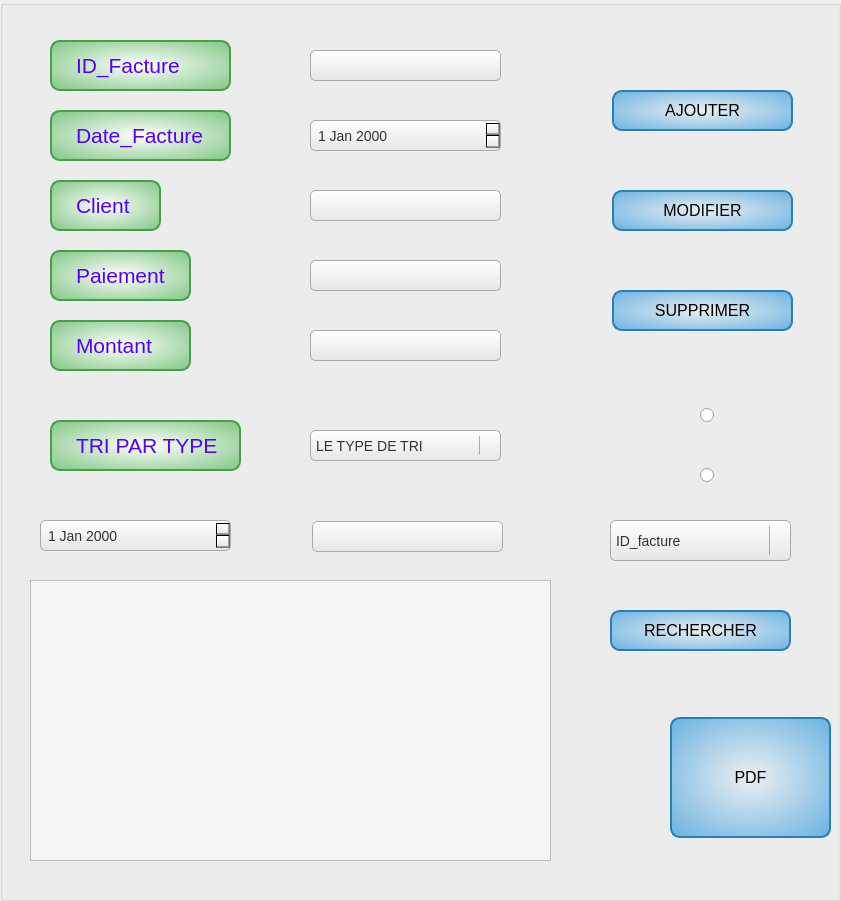
       <widget class="QGroupBox" name="groupBox_4">
        <property name="geometry">
         <rect>
          <x>50</x>
          <y>40</y>
          <width>841</width>
          <height>901</height>
         </rect>
        </property>
        <property name="title">
         <string/>
        </property>
        <widget class="QLabel" name="ID_2_facture">
         <property name="geometry">
          <rect>
           <x>50</x>
           <y>40</y>
           <width>181</width>
           <height>51</height>
          </rect>
         </property>
         <property name="styleSheet">
          <string notr="true">QLabel {
    background-color: qradialgradient(cx:0.5, cy:0.5, radius: 1, fx:0.5, fy:0.5, stop:0 white, stop:1 #4CAF50);
    border: 2px solid #45a049;
    color: #ffffff; /* White text color */
    padding: 10px 20px;
    border-radius: 10px;
    font-size: 16px;
}

QLabel:hover {
    background-color: qradialgradient(cx:0.5, cy:0.5, radius: 1, fx:0.5, fy:0.5, stop:0 white, stop:1 #45a049);
}</string>
         </property>
         <property name="text">
          <string>&lt;html&gt;&lt;head/&gt;&lt;body&gt;&lt;p&gt;&lt;span style=&quot; font-size:16pt; color:#5500ff;&quot;&gt;ID_Facture&lt;/span&gt;&lt;/p&gt;&lt;/body&gt;&lt;/html&gt;</string>
         </property>
        </widget>
        <widget class="QPushButton" name="buttonajout_facture">
         <property name="geometry">
          <rect>
           <x>612</x>
           <y>90</y>
           <width>181</width>
           <height>41</height>
          </rect>
         </property>
         <property name="styleSheet">
          <string notr="true">QPushButton {
    background-color: qradialgradient(cx:0.5, cy:0.5, radius: 1, fx:0.5, fy:0.5, stop:0 #ecf0f1, stop:1 #3498db);
    border: 2px solid #2980b9;
    color: #000000; /* Black text color */
    padding: 10px 20px;
    border-radius: 10px;
    font-size: 16px;
}

QPushButton:hover {
    background-color: qradialgradient(cx:0.5, cy:0.5, radius: 1, fx:0.5, fy:0.5, stop:0 #ecf0f1, stop:1 #2980b9);
}

QPushButton:pressed {
    background-color: qradialgradient(cx:0.5, cy:0.5, radius: 1, fx:0.5, fy:0.5, stop:0 #ecf0f1, stop:1 #21618c);
    border: 2px solid #1b4f72;
}</string>
         </property>
         <property name="text">
          <string>AJOUTER</string>
         </property>
         <property name="icon">
          <iconset>
           <normaloff>../../Users/amin2/Downloads/189689.png</normaloff>../../Users/amin2/Downloads/189689.png</iconset>
         </property>
         <property name="iconSize">
          <size>
           <width>26</width>
           <height>26</height>
          </size>
         </property>
        </widget>
        <widget class="QPushButton" name="button_sup_facture">
         <property name="geometry">
          <rect>
           <x>612</x>
           <y>290</y>
           <width>181</width>
           <height>41</height>
          </rect>
         </property>
         <property name="styleSheet">
          <string notr="true">QPushButton {
    background-color: qradialgradient(cx:0.5, cy:0.5, radius: 1, fx:0.5, fy:0.5, stop:0 #ecf0f1, stop:1 #3498db);
    border: 2px solid #2980b9;
    color: #000000; /* Black text color */
    padding: 10px 20px;
    border-radius: 10px;
    font-size: 16px;
}

QPushButton:hover {
    background-color: qradialgradient(cx:0.5, cy:0.5, radius: 1, fx:0.5, fy:0.5, stop:0 #ecf0f1, stop:1 #2980b9);
}

QPushButton:pressed {
    background-color: qradialgradient(cx:0.5, cy:0.5, radius: 1, fx:0.5, fy:0.5, stop:0 #ecf0f1, stop:1 #21618c);
    border: 2px solid #1b4f72;
}</string>
         </property>
         <property name="text">
          <string>SUPPRIMER</string>
         </property>
         <property name="icon">
          <iconset>
           <normaloff>../../Users/amin2/Downloads/6861362.png</normaloff>../../Users/amin2/Downloads/6861362.png</iconset>
         </property>
         <property name="iconSize">
          <size>
           <width>26</width>
           <height>26</height>
          </size>
         </property>
        </widget>
        <widget class="QDateEdit" name="dateEdit_facture">
         <property name="geometry">
          <rect>
           <x>310</x>
           <y>120</y>
           <width>191</width>
           <height>31</height>
          </rect>
         </property>
         <property name="styleSheet">
          <string notr="true">QDateEdit {
    background-color: qlineargradient(spread:pad, x1:0, y1:0, x2:0, y2:1, stop:0 rgba(255, 255, 255, 255), stop:1 rgba(230, 230, 230, 255));
    border: 1px solid #aaaaaa;
    border-radius: 5px;
    padding: 5px;
    font-size: 14px;
    color: #333333;
}

QDateEdit:focus {
    border-color: #3498db;
    box-shadow: 0 0 5px rgba(52, 152, 219, 0.7);
}

QDateEdit::drop-down {
    subcontrol-origin: padding;
    subcontrol-position: right;
    width: 20px;
    border-left: 1px solid #aaaaaa;
    border-radius: 0 5px 5px 0;
}

QDateEdit::down-arrow {
    image: url(path/to/your/down-arrow-icon.png);
}

QDateEdit::calendar-popup {
    background-color: #ffffff;
    border: 1px solid #aaaaaa;
    border-radius: 5px;
}

QDateEdit QCalendarWidget QToolButton {
    background-color: #ffffff;
    border: 1px solid #aaaaaa;
    border-radius: 5px;
    padding: 5px;
    font-size: 14px;
}

QDateEdit QCalendarWidget QToolButton:hover {
    background-color: #3498db;
    color: #ffffff;
}</string>
         </property>
        </widget>
        <widget class="QLineEdit" name="client_facture">
         <property name="geometry">
          <rect>
           <x>310</x>
           <y>190</y>
           <width>191</width>
           <height>31</height>
          </rect>
         </property>
         <property name="styleSheet">
          <string notr="true">QLineEdit {
    background-color: qlineargradient(spread:pad, x1:0, y1:0, x2:0, y2:1, stop:0 rgba(255, 255, 255, 255), stop:1 rgba(230, 230, 230, 255));
    border: 1px solid #aaaaaa;
    border-radius: 5px;
    padding: 5px;
    font-size: 14px;
    color: #333333;
}

QLineEdit:focus {
    border-color: #3498db;
    box-shadow: 0 0 5px rgba(52, 152, 219, 0.7);
}

QLineEdit::placeholder {
    color: #666666; /* Change the color of the placeholder text */
    font-style: italic; /* Make the placeholder text italic, if desired */
}</string>
         </property>
        </widget>
        <widget class="QPushButton" name="buttonajout_3_facture">
         <property name="geometry">
          <rect>
           <x>612</x>
           <y>190</y>
           <width>181</width>
           <height>41</height>
          </rect>
         </property>
         <property name="styleSheet">
          <string notr="true">QPushButton {
    background-color: qradialgradient(cx:0.5, cy:0.5, radius: 1, fx:0.5, fy:0.5, stop:0 #ecf0f1, stop:1 #3498db);
    border: 2px solid #2980b9;
    color: #000000; /* Black text color */
    padding: 10px 20px;
    border-radius: 10px;
    font-size: 16px;
}

QPushButton:hover {
    background-color: qradialgradient(cx:0.5, cy:0.5, radius: 1, fx:0.5, fy:0.5, stop:0 #ecf0f1, stop:1 #2980b9);
}

QPushButton:pressed {
    background-color: qradialgradient(cx:0.5, cy:0.5, radius: 1, fx:0.5, fy:0.5, stop:0 #ecf0f1, stop:1 #21618c);
    border: 2px solid #1b4f72;
}</string>
         </property>
         <property name="text">
          <string>MODIFIER</string>
         </property>
         <property name="icon">
          <iconset>
           <normaloff>../../Users/amin2/Downloads/84380.png</normaloff>../../Users/amin2/Downloads/84380.png</iconset>
         </property>
         <property name="iconSize">
          <size>
           <width>26</width>
           <height>26</height>
          </size>
         </property>
        </widget>
        <widget class="QLabel" name="label_montant_facture">
         <property name="geometry">
          <rect>
           <x>50</x>
           <y>320</y>
           <width>141</width>
           <height>51</height>
          </rect>
         </property>
         <property name="styleSheet">
          <string notr="true">QLabel {
    background-color: qradialgradient(cx:0.5, cy:0.5, radius: 1, fx:0.5, fy:0.5, stop:0 white, stop:1 #4CAF50);
    border: 2px solid #45a049;
    color: #ffffff; /* White text color */
    padding: 10px 20px;
    border-radius: 10px;
    font-size: 16px;
}

QLabel:hover {
    background-color: qradialgradient(cx:0.5, cy:0.5, radius: 1, fx:0.5, fy:0.5, stop:0 white, stop:1 #45a049);
}</string>
         </property>
         <property name="text">
          <string>&lt;html&gt;&lt;head/&gt;&lt;body&gt;&lt;p&gt;&lt;span style=&quot; font-size:16pt; color:#5500ff;&quot;&gt;Montant &lt;/span&gt;&lt;/p&gt;&lt;/body&gt;&lt;/html&gt;</string>
         </property>
        </widget>
        <widget class="QLabel" name="date_2_facture">
         <property name="geometry">
          <rect>
           <x>50</x>
           <y>110</y>
           <width>181</width>
           <height>51</height>
          </rect>
         </property>
         <property name="styleSheet">
          <string notr="true">QLabel {
    background-color: qradialgradient(cx:0.5, cy:0.5, radius: 1, fx:0.5, fy:0.5, stop:0 white, stop:1 #4CAF50);
    border: 2px solid #45a049;
    color: #ffffff; /* White text color */
    padding: 10px 20px;
    border-radius: 10px;
    font-size: 16px;
}

QLabel:hover {
    background-color: qradialgradient(cx:0.5, cy:0.5, radius: 1, fx:0.5, fy:0.5, stop:0 white, stop:1 #45a049);
}</string>
         </property>
         <property name="text">
          <string>&lt;html&gt;&lt;head/&gt;&lt;body&gt;&lt;p&gt;&lt;span style=&quot; font-size:16pt; color:#5500ff;&quot;&gt;Date_Facture&lt;/span&gt;&lt;/p&gt;&lt;/body&gt;&lt;/html&gt;</string>
         </property>
        </widget>
        <widget class="QLabel" name="client_2_facture">
         <property name="geometry">
          <rect>
           <x>50</x>
           <y>180</y>
           <width>111</width>
           <height>51</height>
          </rect>
         </property>
         <property name="styleSheet">
          <string notr="true">QLabel {
    background-color: qradialgradient(cx:0.5, cy:0.5, radius: 1, fx:0.5, fy:0.5, stop:0 white, stop:1 #4CAF50);
    border: 2px solid #45a049;
    color: #ffffff; /* White text color */
    padding: 10px 20px;
    border-radius: 10px;
    font-size: 16px;
}

QLabel:hover {
    background-color: qradialgradient(cx:0.5, cy:0.5, radius: 1, fx:0.5, fy:0.5, stop:0 white, stop:1 #45a049);
}</string>
         </property>
         <property name="text">
          <string>&lt;html&gt;&lt;head/&gt;&lt;body&gt;&lt;p&gt;&lt;span style=&quot; font-size:16pt; color:#5500ff;&quot;&gt;Client&lt;/span&gt;&lt;/p&gt;&lt;/body&gt;&lt;/html&gt;</string>
         </property>
        </widget>
        <widget class="QLabel" name="payement_2_facture">
         <property name="geometry">
          <rect>
           <x>50</x>
           <y>250</y>
           <width>141</width>
           <height>51</height>
          </rect>
         </property>
         <property name="styleSheet">
          <string notr="true">QLabel {
    background-color: qradialgradient(cx:0.5, cy:0.5, radius: 1, fx:0.5, fy:0.5, stop:0 white, stop:1 #4CAF50);
    border: 2px solid #45a049;
    color: #ffffff; /* White text color */
    padding: 10px 20px;
    border-radius: 10px;
    font-size: 16px;
}

QLabel:hover {
    background-color: qradialgradient(cx:0.5, cy:0.5, radius: 1, fx:0.5, fy:0.5, stop:0 white, stop:1 #45a049);
}</string>
         </property>
         <property name="text">
          <string>&lt;html&gt;&lt;head/&gt;&lt;body&gt;&lt;p&gt;&lt;span style=&quot; font-size:16pt; color:#5500ff;&quot;&gt;Paiement&lt;/span&gt;&lt;/p&gt;&lt;/body&gt;&lt;/html&gt;</string>
         </property>
        </widget>
        <widget class="QPushButton" name="PDF_facture">
         <property name="geometry">
          <rect>
           <x>670</x>
           <y>717</y>
           <width>161</width>
           <height>121</height>
          </rect>
         </property>
         <property name="styleSheet">
          <string notr="true">QPushButton {
    background-color: qradialgradient(cx:0.5, cy:0.5, radius: 1, fx:0.5, fy:0.5, stop:0 #ecf0f1, stop:1 #3498db);
    border: 2px solid #2980b9;
    color: #000000; /* Black text color */
    padding: 10px 20px;
    border-radius: 10px;
    font-size: 16px;
}

QPushButton:hover {
    background-color: qradialgradient(cx:0.5, cy:0.5, radius: 1, fx:0.5, fy:0.5, stop:0 #ecf0f1, stop:1 #2980b9);
}

QPushButton:pressed {
    background-color: qradialgradient(cx:0.5, cy:0.5, radius: 1, fx:0.5, fy:0.5, stop:0 #ecf0f1, stop:1 #21618c);
    border: 2px solid #1b4f72;
}QPushButton {
    background-color: qradialgradient(cx:0.5, cy:0.5, radius: 1, fx:0.5, fy:0.5, stop:0 #ecf0f1, stop:1 #3498db);
    border: 2px solid #2980b9;
    color: #000000; /* Black text color */
    padding: 10px 20px;
    border-radius: 10px;
    font-size: 16px;
}

QPushButton:hover {
    background-color: qradialgradient(cx:0.5, cy:0.5, radius: 1, fx:0.5, fy:0.5, stop:0 #ecf0f1, stop:1 #2980b9);
}

QPushButton:pressed {
    background-color: qradialgradient(cx:0.5, cy:0.5, radius: 1, fx:0.5, fy:0.5, stop:0 #ecf0f1, stop:1 #21618c);
    border: 2px solid #1b4f72;
}</string>
         </property>
         <property name="text">
          <string>PDF</string>
         </property>
         <property name="icon">
          <iconset>
           <normaloff>../../Users/amin2/Downloads/179483.png</normaloff>../../Users/amin2/Downloads/179483.png</iconset>
         </property>
         <property name="iconSize">
          <size>
           <width>60</width>
           <height>60</height>
          </size>
         </property>
        </widget>
        <widget class="QLineEdit" name="ID_facture">
         <property name="geometry">
          <rect>
           <x>310</x>
           <y>50</y>
           <width>191</width>
           <height>31</height>
          </rect>
         </property>
         <property name="styleSheet">
          <string notr="true">QLineEdit {
    background-color: qlineargradient(spread:pad, x1:0, y1:0, x2:0, y2:1, stop:0 rgba(255, 255, 255, 255), stop:1 rgba(230, 230, 230, 255));
    border: 1px solid #aaaaaa;
    border-radius: 5px;
    padding: 5px;
    font-size: 14px;
    color: #333333;
}

QLineEdit:focus {
    border-color: #3498db;
    box-shadow: 0 0 5px rgba(52, 152, 219, 0.7);
}

QLineEdit::placeholder {
    color: #666666; /* Change the color of the placeholder text */
    font-style: italic; /* Make the placeholder text italic, if desired */
}</string>
         </property>
        </widget>
        <widget class="QLineEdit" name="payement_facture">
         <property name="geometry">
          <rect>
           <x>310</x>
           <y>260</y>
           <width>191</width>
           <height>31</height>
          </rect>
         </property>
         <property name="styleSheet">
          <string notr="true">QLineEdit {
    background-color: qlineargradient(spread:pad, x1:0, y1:0, x2:0, y2:1, stop:0 rgba(255, 255, 255, 255), stop:1 rgba(230, 230, 230, 255));
    border: 1px solid #aaaaaa;
    border-radius: 5px;
    padding: 5px;
    font-size: 14px;
    color: #333333;
}

QLineEdit:focus {
    border-color: #3498db;
    box-shadow: 0 0 5px rgba(52, 152, 219, 0.7);
}

QLineEdit::placeholder {
    color: #666666; /* Change the color of the placeholder text */
    font-style: italic; /* Make the placeholder text italic, if desired */
}</string>
         </property>
        </widget>
        <widget class="QLineEdit" name="montant_facture">
         <property name="geometry">
          <rect>
           <x>310</x>
           <y>330</y>
           <width>191</width>
           <height>31</height>
          </rect>
         </property>
         <property name="styleSheet">
          <string notr="true">QLineEdit {
    background-color: qlineargradient(spread:pad, x1:0, y1:0, x2:0, y2:1, stop:0 rgba(255, 255, 255, 255), stop:1 rgba(230, 230, 230, 255));
    border: 1px solid #aaaaaa;
    border-radius: 5px;
    padding: 5px;
    font-size: 14px;
    color: #333333;
}

QLineEdit:focus {
    border-color: #3498db;
    box-shadow: 0 0 5px rgba(52, 152, 219, 0.7);
}

QLineEdit::placeholder {
    color: #666666; /* Change the color of the placeholder text */
    font-style: italic; /* Make the placeholder text italic, if desired */
}</string>
         </property>
        </widget>
        <widget class="QLabel" name="label_trier_facture">
         <property name="geometry">
          <rect>
           <x>50</x>
           <y>420</y>
           <width>191</width>
           <height>51</height>
          </rect>
         </property>
         <property name="styleSheet">
          <string notr="true">QLabel {
    background-color: qradialgradient(cx:0.5, cy:0.5, radius: 1, fx:0.5, fy:0.5, stop:0 white, stop:1 #4CAF50);
    border: 2px solid #45a049;
    color: #ffffff; /* White text color */
    padding: 10px 20px;
    border-radius: 10px;
    font-size: 16px;
}

QLabel:hover {
    background-color: qradialgradient(cx:0.5, cy:0.5, radius: 1, fx:0.5, fy:0.5, stop:0 white, stop:1 #45a049);
}</string>
         </property>
         <property name="text">
          <string>&lt;html&gt;&lt;head/&gt;&lt;body&gt;&lt;p&gt;&lt;span style=&quot; font-size:16pt; color:#5500ff;&quot;&gt;TRI PAR TYPE&lt;/span&gt;&lt;/p&gt;&lt;/body&gt;&lt;/html&gt;</string>
         </property>
        </widget>
        <widget class="QRadioButton" name="ASC">
         <property name="geometry">
          <rect>
           <x>700</x>
           <y>400</y>
           <width>81</width>
           <height>31</height>
          </rect>
         </property>
         <property name="text">
          <string/>
         </property>
         <property name="icon">
          <iconset>
           <normaloff>../../Users/amin2/Downloads/icone-de-fleche-vers-le-haut-vert.png</normaloff>../../Users/amin2/Downloads/icone-de-fleche-vers-le-haut-vert.png</iconset>
         </property>
         <property name="iconSize">
          <size>
           <width>26</width>
           <height>26</height>
          </size>
         </property>
        </widget>
        <widget class="QComboBox" name="comboBox1_facture">
         <property name="geometry">
          <rect>
           <x>310</x>
           <y>430</y>
           <width>191</width>
           <height>31</height>
          </rect>
         </property>
         <property name="styleSheet">
          <string notr="true">QComboBox#comboBox1_facture {
    background-color: qlineargradient(spread:pad, x1:0, y1:0, x2:0, y2:1, stop:0 rgba(255, 255, 255, 255), stop:1 rgba(230, 230, 230, 255));
    border: 1px solid #aaaaaa;
    border-radius: 5px;
    padding: 5px;
    font-size: 14px;
    color: #333333;
    min-width: 6em; /* Set a minimum width for the combo box */
}

QComboBox#comboBox1_facture:focus {
    border-color: #3498db;
    box-shadow: 0 0 5px rgba(52, 152, 219, 0.7);
}

QComboBox#comboBox1_facture::drop-down {
    subcontrol-origin: padding;
    subcontrol-position: right;
    width: 20px;
    border-left: 1px solid #aaaaaa;
    border-radius: 0 5px 5px 0;
}

QComboBox#comboBox1_facture::down-arrow {
    image: url(path/to/your/down-arrow-icon.png);
}

QComboBox#comboBox1_facture QAbstractItemView {
    border: 1px solid #aaaaaa;
    border-radius: 5px;
    background-color: #ffffff;
    selection-background-color: #3498db;
}

QComboBox#comboBox1_facture QAbstractItemView::item {
    padding: 5px;
}

QComboBox#comboBox1_facture QAbstractItemView::item:hover {
    background-color: #3498db;
    color: #ffffff;
}</string>
         </property>
         <item>
          <property name="text">
           <string>LE TYPE DE TRI</string>
          </property>
         </item>
         <item>
          <property name="text">
           <string>ID_facture</string>
          </property>
         </item>
         <item>
          <property name="text">
           <string>Date_facture</string>
          </property>
         </item>
        </widget>
        <widget class="QRadioButton" name="DESC">
         <property name="geometry">
          <rect>
           <x>700</x>
           <y>460</y>
           <width>97</width>
           <height>31</height>
          </rect>
         </property>
         <property name="text">
          <string/>
         </property>
         <property name="icon">
          <iconset>
           <normaloff>../../Users/amin2/Downloads/icone-de-fleche-vers-le-bas-vert.png</normaloff>../../Users/amin2/Downloads/icone-de-fleche-vers-le-bas-vert.png</iconset>
         </property>
         <property name="iconSize">
          <size>
           <width>26</width>
           <height>26</height>
          </size>
         </property>
        </widget>
        <widget class="QTableView" name="table_fact">
         <property name="geometry">
          <rect>
           <x>30</x>
           <y>580</y>
           <width>521</width>
           <height>281</height>
          </rect>
         </property>
         <property name="font">
          <font>
           <pointsize>18</pointsize>
          </font>
         </property>
         <property name="styleSheet">
          <string notr="true">QPushButton
{
	border:none;
	
	font: 75 28pt &quot;Arial&quot;;

}
QTableView {
    background-color: #f5f5f5; /* Set the background color */
    alternate-background-color: #e0e0e0; /* Set the alternate row background color */
    selection-background-color: #a8d8ea; /* Set the selection background color */
    selection-color: #333; /* Set the selection text color */
    gridline-color: #ccc; /* Set the color of gridlines */
}

QHeaderView::section {
    background-color: #4CAF50; /* Set the header background color */
    color: white; /* Set the header text color */
    padding: 5px; /* Add some padding to the header */
    border: 1px solid #ddd; /* Add a border to the header */
}

QTableView::item {
    padding: 5px; /* Add some padding to the table cells */
}

QTableView::item:selected {
    background-color: #a8d8ea; /* Set the background color of selected cells */
}

QTableView::item:hover {
    background-color: #d4e9f8; /* Set the background color of cells on hover */
}

QScrollBar:vertical {
    border: 1px solid #ddd; /* Add a border to the vertical scrollbar */
    background: #f5f5f5; /* Set the background color of the scrollbar */
    width: 10px; /* Set the width of the scrollbar */
}

QScrollBar::handle:vertical {
    background: #4CAF50; /* Set the color of the handle in the vertical scrollbar */
}

QScrollBar::add-line:vertical,
QScrollBar::sub-line:vertical {
    border: 1px solid #ddd; /* Add a border to the buttons in the vertical scrollbar */
    height: 10px; /* Set the height of the buttons in the vertical scrollbar */
    subcontrol-position: top; /* Position the buttons at the top of the vertical scrollbar */
    subcontrol-origin: margin; /* Set the origin of the buttons to the margin of the scrollbar */
}

QScrollBar:horizontal {
    border: 1px solid #ddd; /* Add a border to the horizontal scrollbar */
    background: #f5f5f5; /* Set the background color of the scrollbar */
    height: 10px; /* Set the height of the scrollbar */
}

QScrollBar::handle:horizontal {
    background: #4CAF50; /* Set the color of the handle in the horizontal scrollbar */
}

QScrollBar::add-line:horizontal,
QScrollBar::sub-line:horizontal {
    border: 1px solid #ddd; /* Add a border to the buttons in the horizontal scrollbar */
    width: 10px; /* Set the width of the buttons in the horizontal scrollbar */
    subcontrol-position: left; /* Position the buttons on the left side of the horizontal scrollbar */
    subcontrol-origin: margin; /* Set the origin of the buttons to the margin of the scrollbar */
}</string>
         </property>
         <attribute name="horizontalHeaderDefaultSectionSize">
          <number>105</number>
         </attribute>
        </widget>
        <widget class="QPushButton" name="rechercher_2_facture">
         <property name="geometry">
          <rect>
           <x>610</x>
           <y>610</y>
           <width>181</width>
           <height>41</height>
          </rect>
         </property>
         <property name="styleSheet">
          <string notr="true">QPushButton {
    background-color: qradialgradient(cx:0.5, cy:0.5, radius: 1, fx:0.5, fy:0.5, stop:0 #ecf0f1, stop:1 #3498db);
    border: 2px solid #2980b9;
    color: #000000; /* Black text color */
    padding: 10px 20px;
    border-radius: 10px;
    font-size: 16px;
}

QPushButton:hover {
    background-color: qradialgradient(cx:0.5, cy:0.5, radius: 1, fx:0.5, fy:0.5, stop:0 #ecf0f1, stop:1 #2980b9);
}

QPushButton:pressed {
    background-color: qradialgradient(cx:0.5, cy:0.5, radius: 1, fx:0.5, fy:0.5, stop:0 #ecf0f1, stop:1 #21618c);
    border: 2px solid #1b4f72;
}</string>
         </property>
         <property name="text">
          <string>RECHERCHER</string>
         </property>
         <property name="icon">
          <iconset>
           <normaloff>../../Users/amin2/Downloads/search_102938.png</normaloff>../../Users/amin2/Downloads/search_102938.png</iconset>
         </property>
         <property name="iconSize">
          <size>
           <width>26</width>
           <height>26</height>
          </size>
         </property>
        </widget>
        <widget class="QComboBox" name="comboBox_facture">
         <property name="geometry">
          <rect>
           <x>610</x>
           <y>520</y>
           <width>181</width>
           <height>41</height>
          </rect>
         </property>
         <property name="styleSheet">
          <string notr="true">QComboBox#comboBox_facture {
    background-color: qlineargradient(spread:pad, x1:0, y1:0, x2:0, y2:1, stop:0 rgba(255, 255, 255, 255), stop:1 rgba(230, 230, 230, 255));
    border: 1px solid #aaaaaa;
    border-radius: 5px;
    padding: 5px;
    font-size: 14px;
    color: #333333;
    min-width: 6em; /* Set a minimum width for the combo box */
}

QComboBox#comboBox_facture:focus {
    border-color: #3498db;
    box-shadow: 0 0 5px rgba(52, 152, 219, 0.7);
}

QComboBox#comboBox_facture::drop-down {
    subcontrol-origin: padding;
    subcontrol-position: right;
    width: 20px;
    border-left: 1px solid #aaaaaa;
    border-radius: 0 5px 5px 0;
}

QComboBox#comboBox_facture::down-arrow {
    image: url(path/to/your/down-arrow-icon.png);
}

QComboBox#comboBox_facture QAbstractItemView {
    border: 1px solid #aaaaaa;
    border-radius: 5px;
    background-color: #ffffff;
    selection-background-color: #3498db;
}

QComboBox#comboBox_facture QAbstractItemView::item {
    padding: 5px;
}

QComboBox#comboBox_facture QAbstractItemView::item:hover {
    background-color: #3498db;
    color: #ffffff;
}</string>
         </property>
         <item>
          <property name="text">
           <string>ID_facture</string>
          </property>
         </item>
         <item>
          <property name="text">
           <string>Date_facture</string>
          </property>
         </item>
        </widget>
        <widget class="QDateEdit" name="dateEdit_2">
         <property name="geometry">
          <rect>
           <x>40</x>
           <y>520</y>
           <width>191</width>
           <height>31</height>
          </rect>
         </property>
         <property name="styleSheet">
          <string notr="true">QDateEdit {
    background-color: qlineargradient(spread:pad, x1:0, y1:0, x2:0, y2:1, stop:0 rgba(255, 255, 255, 255), stop:1 rgba(230, 230, 230, 255));
    border: 1px solid #aaaaaa;
    border-radius: 5px;
    padding: 5px;
    font-size: 14px;
    color: #333333;
}

QDateEdit:focus {
    border-color: #3498db;
    box-shadow: 0 0 5px rgba(52, 152, 219, 0.7);
}

QDateEdit::drop-down {
    subcontrol-origin: padding;
    subcontrol-position: right;
    width: 20px;
    border-left: 1px solid #aaaaaa;
    border-radius: 0 5px 5px 0;
}

QDateEdit::down-arrow {
    image: url(path/to/your/down-arrow-icon.png);
}

QDateEdit::calendar-popup {
    background-color: #ffffff;
    border: 1px solid #aaaaaa;
    border-radius: 5px;
}

QDateEdit QCalendarWidget QToolButton {
    background-color: #ffffff;
    border: 1px solid #aaaaaa;
    border-radius: 5px;
    padding: 5px;
    font-size: 14px;
}

QDateEdit QCalendarWidget QToolButton:hover {
    background-color: #3498db;
    color: #ffffff;
}</string>
         </property>
        </widget>
        <widget class="QLineEdit" name="rech">
         <property name="geometry">
          <rect>
           <x>312</x>
           <y>521</y>
           <width>191</width>
           <height>31</height>
          </rect>
         </property>
         <property name="styleSheet">
          <string notr="true">QLineEdit {
    background-color: qlineargradient(spread:pad, x1:0, y1:0, x2:0, y2:1, stop:0 rgba(255, 255, 255, 255), stop:1 rgba(230, 230, 230, 255));
    border: 1px solid #aaaaaa;
    border-radius: 5px;
    padding: 5px;
    font-size: 14px;
    color: #333333;
}

QLineEdit:focus {
    border-color: #3498db;
    box-shadow: 0 0 5px rgba(52, 152, 219, 0.7);
}

QLineEdit::placeholder {
    color: #666666; /* Change the color of the placeholder text */
    font-style: italic; /* Make the placeholder text italic, if desired */
}</string>
         </property>
        </widget>
       </widget>
